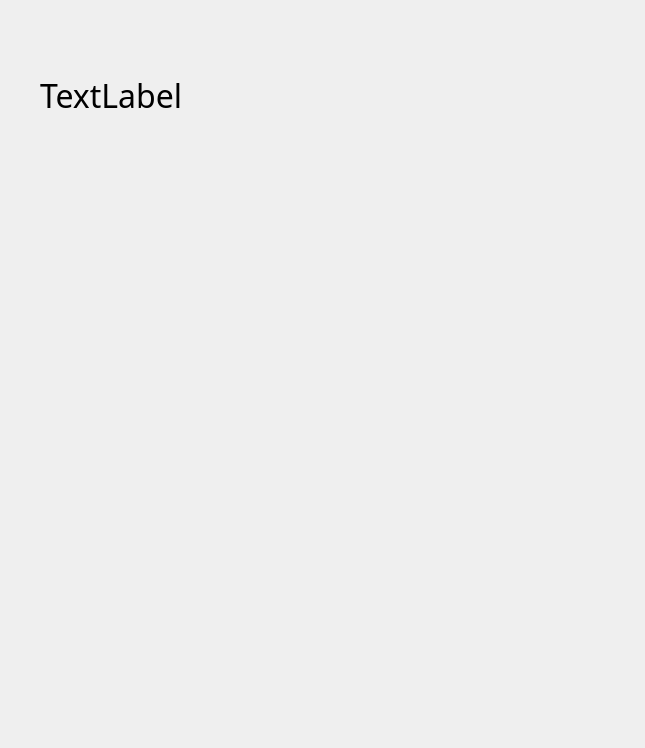
<?xml version="1.0" encoding="UTF-8"?>
<ui version="4.0">
 <class>Dialog</class>
 <widget class="QDialog" name="Dialog">
  <property name="geometry">
   <rect>
    <x>0</x>
    <y>0</y>
    <width>645</width>
    <height>748</height>
   </rect>
  </property>
  <property name="windowTitle">
   <string>Dialog</string>
  </property>
  <widget class="QLabel" name="label">
   <property name="geometry">
    <rect>
     <x>40</x>
     <y>20</y>
     <width>311</width>
     <height>151</height>
    </rect>
   </property>
   <property name="font">
    <font>
     <family>D2Coding</family>
     <pointsize>24</pointsize>
    </font>
   </property>
   <property name="text">
    <string>TextLabel</string>
   </property>
  </widget>
 </widget>
 <resources/>
 <connections/>
</ui>
